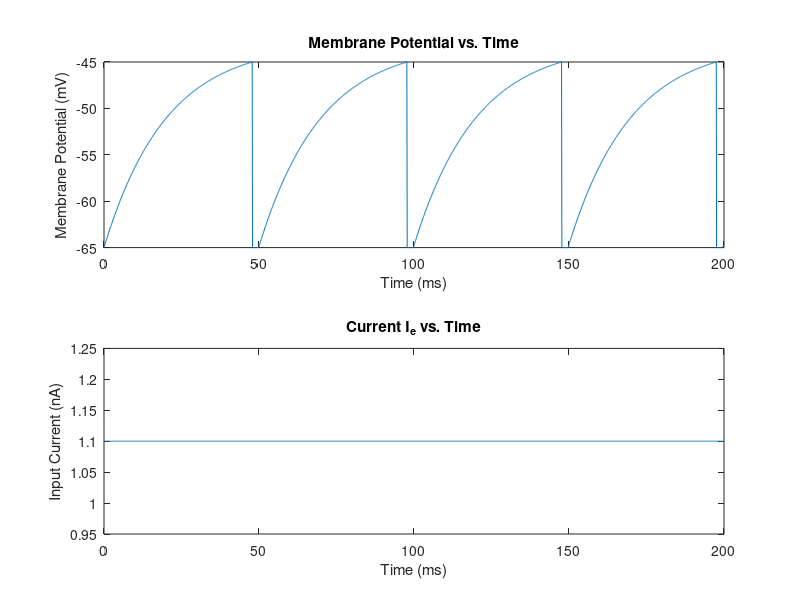
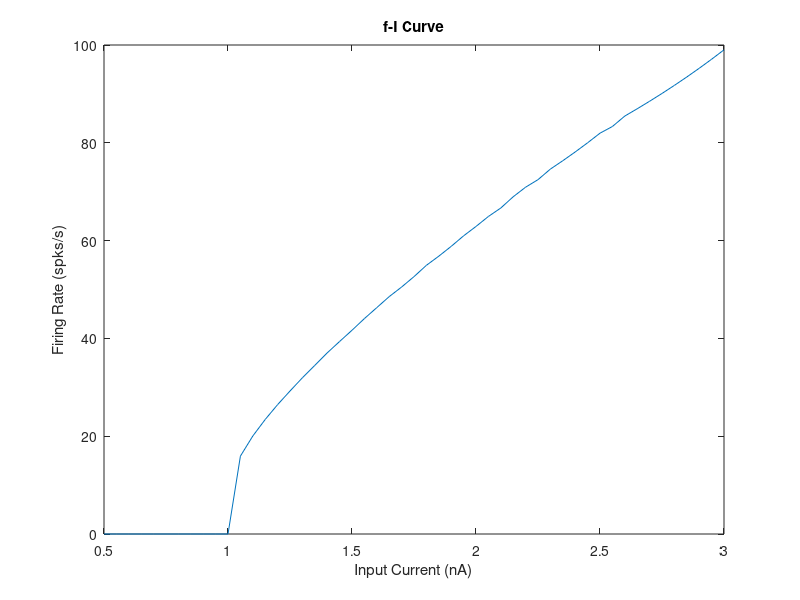

The MATLAB source for these figures, in order:
%% Part B: Leaky Integrate-and-Fire neuron model
%% 1. Main simulation
clear
close all

GL = 50/1000; % uS
VL = -65; % mV
C = 1; % nF
Vspk = -45; % mV
Vr = -65; % mV
Tau = 2; % ms

maxT = 200; % ms
deltaT = 0.1; % ms
numiterations = maxT/deltaT;
time = 0:deltaT:maxT;

spikes = 0;
Tspikes = [];
V = zeros(size(time));
V(1) = VL;

Ie = 1.1*ones(size(time));

for i = 1:numiterations
    if V(i+1) == Vr
        continue
    end
    dV_dt = ((-GL*(V(i)-VL)) + Ie(i)) / C;
    V(i+1) = V(i) + dV_dt*deltaT;
    if V(i+1) > Vspk && V(i) < Vspk
        spikes = spikes+1;
        Tspikes(end+1) = i/10;
        V((i+1):(i+1+(Tau/deltaT))) = Vr;
    end 
end

fig1 = figure(1);
subplot(2,1,1)
plot(time, V(1:numiterations+1))
xlabel('Time (ms)')
ylabel('Membrane Potential (mV)')
title('Membrane Potential vs. Time')

subplot(2,1,2)
plot(time, Ie)
xlabel('Time (ms)')
ylabel('Input Current (nA)')
title('Current I_{e} vs. Time')

%% 2. f-I curve
clear
close all

runs = 0.5:0.05:3;
fr = zeros(1, length(runs));

for r = 1:length(runs)
    GL = 50/1000; % uS
    VL = -65; % mV
    C = 1; % nF
    Vspk = -45; % mV
    Vr = -65; % mV
    Tau = 2; % ms
    
    maxT = 1000; % ms
    deltaT = 0.1; % ms
    numiterations = maxT/deltaT;
    time = 0:deltaT:maxT;
    
    spikes = 0;
    Tspikes = [];
    V = zeros(size(time));
    V(1) = VL;
    
    Ie = runs(r);
    
    for i = 1:numiterations
        if V(i+1) == Vr
            continue
        end
        dV_dt = ((-GL*(V(i)-VL)) + Ie) / C;
        V(i+1) = V(i) + dV_dt*deltaT;
        if V(i+1) > Vspk && V(i) < Vspk
            spikes = spikes+1;
            Tspikes(end+1) = i/10;
            V((i+1):(i+1+(Tau/deltaT))) = Vr;
        end 
    end
    spikes
    if spikes < 1
        fr(r) = 0;
    else     
        fr(r) = 1/(mean(diff(Tspikes)));
    end
end

fig5 = figure(5);
plot(runs, fr*1000)
xlabel('Input Current (nA)')
ylabel('Firing Rate (spks/s)')
title('f-I Curve')
